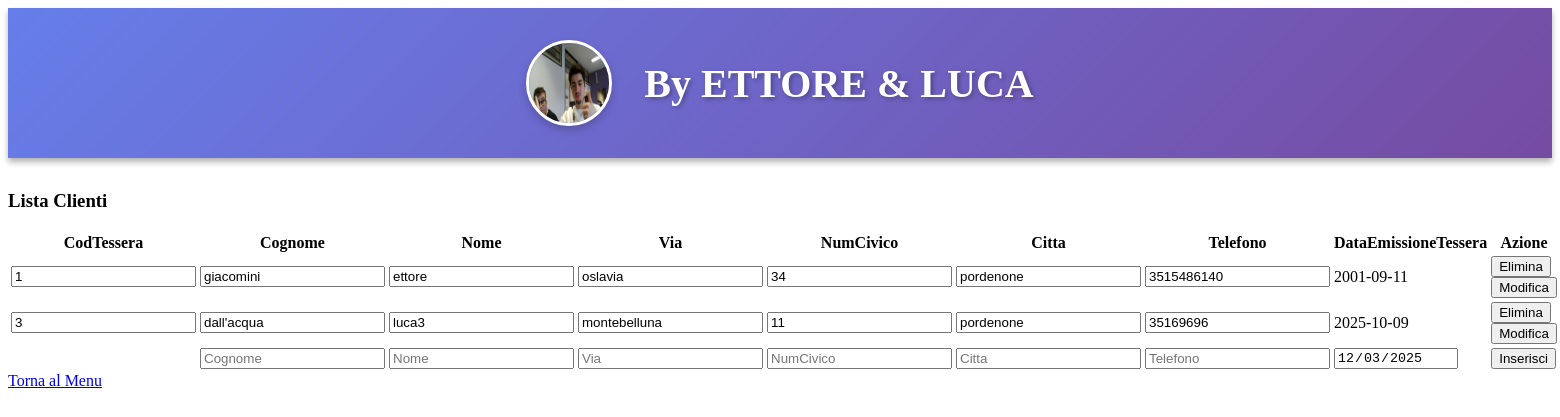
The app's page /db_dvd_bak/clienti.php, older data.
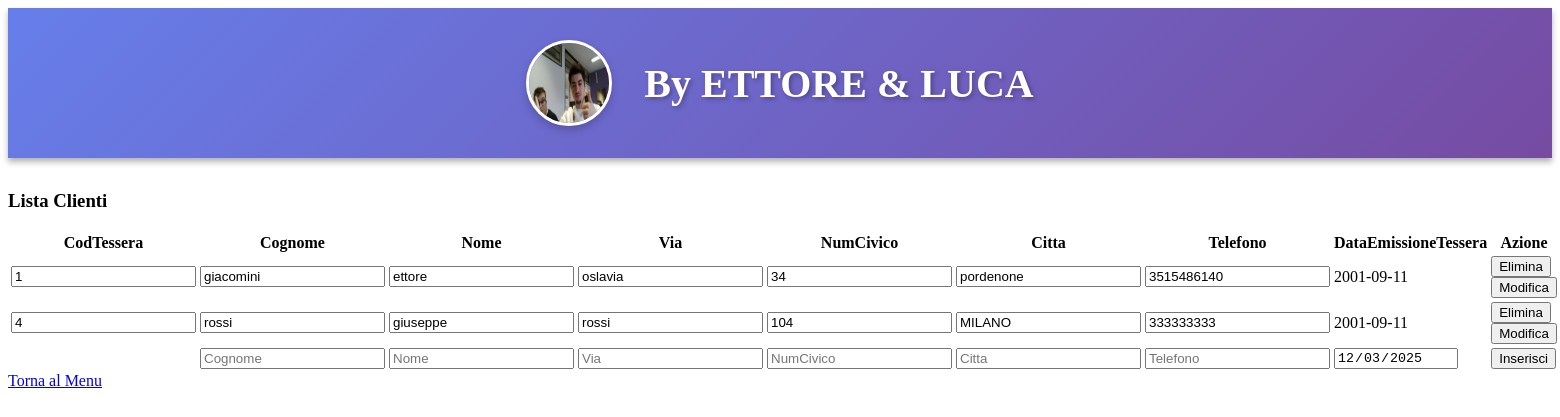
The same page, newer data.
### tables this page shows
CREATE TABLE `tblClienti` (
  `CodTessera` int(11) NOT NULL,
  `Cognome` varchar(32) NOT NULL,
  `Nome` varchar(32) NOT NULL,
  `Via` varchar(128) NOT NULL,
  `NumCivico` int(11) NOT NULL,
  `Citta` varchar(64) NOT NULL,
  `Telefono` bigint(20) NOT NULL,
  `DataEmissioneTessera` date NOT NULL,
  `password` varchar(60) NOT NULL,
  `SessionID` varchar(512) NOT NULL
);

### db_dvd_bak/clienti.php (the view, shortened to what this page needs)
<body class="bg-dark text-light">
    <?php
    require_once("nav.php");
    ?>
    <main role="main" class="container py-4">
        <h3 class="mb-4"><i class="bi bi-tag"></i> Lista Clienti</h3>
        <?php
        function PrintFoundTable($FoundTable)
        {
            echo ('<div class="card bg-secondary text-white shadow">
                <div class="card-body">
                    <div class="table-responsive">
                        <table class="table table-dark table-striped table-hover">
                            <thead class="table-primary">
                                <tr>
<th scope="col">CodTessera</th>
<th scope="col">Cognome</th>
<th scope="col">Nome</th>
<th scope="col">Via</th>
<th scope="col">NumCivico</th>
<th scope="col">Citta</th>
<th scope="col">Telefono</th>
<th scope="col">DataEmissioneTessera</th>
<th scope="col">Azione</th>
                                </tr>
                            </thead>
                            <tbody>');
            while ($clientsRow = $FoundTable->fetch_assoc()) {
                echo ("<tr>
<form method='post' action='" . basename($_SERVER['SCRIPT_FILENAME']) . "'>
<td>
        <input required readonly class='form-control' type='number' name='CodTessera' id='CodTessera' placeholder='CodTessera' value='" . htmlspecialchars($clientsRow['CodTessera']) . "'>
</td>
<td>
        <input required class='form-control' type='text' name='Cognome' id='Cognome' placeholder='Cognome' value='" . htmlspecialchars($clientsRow['Cognome']) . "'>
</td>
<td>
        <input required class='form-control' type='text' name='Nome' id='Nome' placeholder='Nome' value='" . htmlspecialchars($clientsRow['Nome']) . "'>
</td>
<td>
        <input required class='form-control' type='text' name='Via' id='Via' placeholder='Via' value='" . htmlspecialchars($clientsRow['Via']) . "'>
</td>
<td>
        <input required class='form-control' type='number' name='NumCivico' id='NumCivico' placeholder='NumCivico' value='" . htmlspecialchars($clientsRow['NumCivico']) . "'>
</td>
<td>
        <input required class='form-control' type='text' name='Citta' id='Citta' placeholder='Citta' value='" . htmlspecialchars($clientsRow['Citta']) . "'>
</td>
<td>
        <input required class='form-control' type='tel' name='Telefono' id='Telefono' placeholder='Telefono' value='" . htmlspecialchars($clientsRow['Telefono']) . "'>
</td>
<td>" . $clientsRow['DataEmissioneTessera'] . "</td>
<td>
<button class='btn btn-danger' type='submit' name='delete'>Elimina</button>
<button class='btn btn-primary' type='submit' name='update'>Modifica</button>
</td>
</form>
                    </tr>");
            }
            echo ("<tr>
<form method='post' action='" . basename($_SERVER['SCRIPT_FILENAME']) . "'>
<td>
</td>
<td>
    <input required class='form-control' type='text' name='Cognome' id='Cognome' placeholder='Cognome'>
</td>
<td>
    <input required class='form-control' type='text' name='Nome' id='Nome' placeholder='Nome'>
</td>
<td>
    <input required class='form-control' type='text' name='Via' id='Via' placeholder='Via'>
</td>
<td>
    <input required class='form-control' type='number' name='NumCivico' id='NumCivico' placeholder='NumCivico'>
</td>
<td>
    <input required class='form-control' type='text' name='Citta' id='Citta' placeholder='Citta'>
</td>
<td>
    <input required class='form-control' type='tel' name='Telefono' id='Telefono' placeholder='Telefono'>
</td>
<td>
    <input required readonly class='form-control' type='date' name='DataEmissioneTessera' id='DataEmissioneTessera' placeholder='DataEmissioneTessera' value='" . htmlspecialchars(date('Y-m-d')) . "'>
</td>
<td>
<button class='btn btn-success' type='submit' name='insert'>Inserisci</button>
</td>
</form>
                    </tr>");
            echo ('      </tbody>
                        </table>
                    </div>
                </div>
            </div>');
        }
        ?>
        <?php
        $DB = ConnectToDB();
        $SelectClienti = $DB->prepare("SELECT * FROM tblClienti");
        $SelectClienti->execute();
        $FoundClienti = $SelectClienti->get_result();
        PrintFoundTable($FoundClienti);
        ?>
        <div class="mt-4">
            <a href="index.php" class="btn btn-primary">
                <i class="bi bi-arrow-left"></i> Torna al Menu
            </a>
        </div>
    </main>
</body>
</html>

### db_dvd_bak/nav.php (shortened to what this page needs)
<div class="banner">
    <div class="container">
        <div class="banner-content">
            <img src="./assets/icon.jpeg" alt="Logo" class="banner-logo">
            <h1 class="banner-title">By ETTORE & LUCA</h1>
        </div>
    </div>
</div>

### db_dvd_bak/nav.php (style rules this page uses)
.banner { background: linear-gradient(135deg, #667eea 0%, #764ba2 100%); padding: 2rem 0; margin-bottom: 2rem; box-shadow: 0 4px 6px rgba(0, 0, 0, 0.3); }
.banner-content { display: flex; align-items: center; justify-content: center; gap: 2rem; }
.banner-logo { width: 80px; height: 80px; border-radius: 50%; border: 3px solid white; box-shadow: 0 4px 8px rgba(0, 0, 0, 0.2); }
.banner-title { color: white; font-size: 2.5rem; font-weight: bold; text-shadow: 2px 2px 4px rgba(0, 0, 0, 0.3); margin: 0; }

Row changes from the older to the newer data that the page shows:
removed tblclienti: CodTessera "3", Cognome "dall'acqua", Nome "luca3", Via "montebelluna", NumCivico "11", Citta "pordenone", Telefono "35169696", DataEmissioneTessera "2025-10-09"
added tblclienti: CodTessera "4", Cognome "rossi", Nome "giuseppe", Via "rossi", NumCivico "104", Citta "MILANO", Telefono "333333333", DataEmissioneTessera "2001-09-11"
